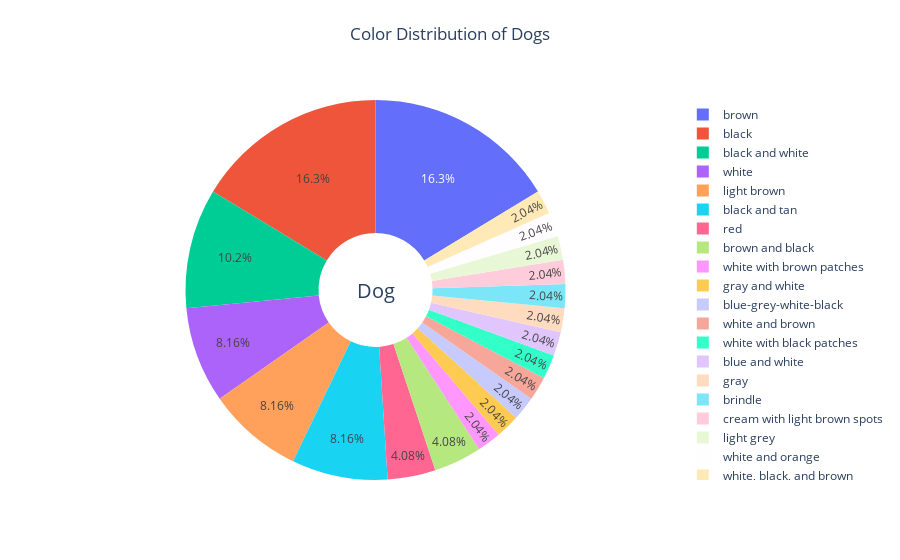
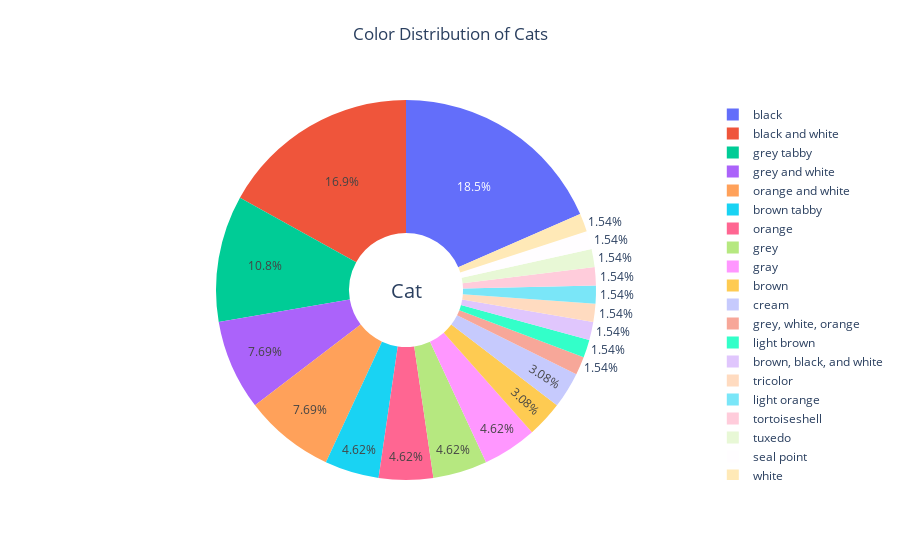
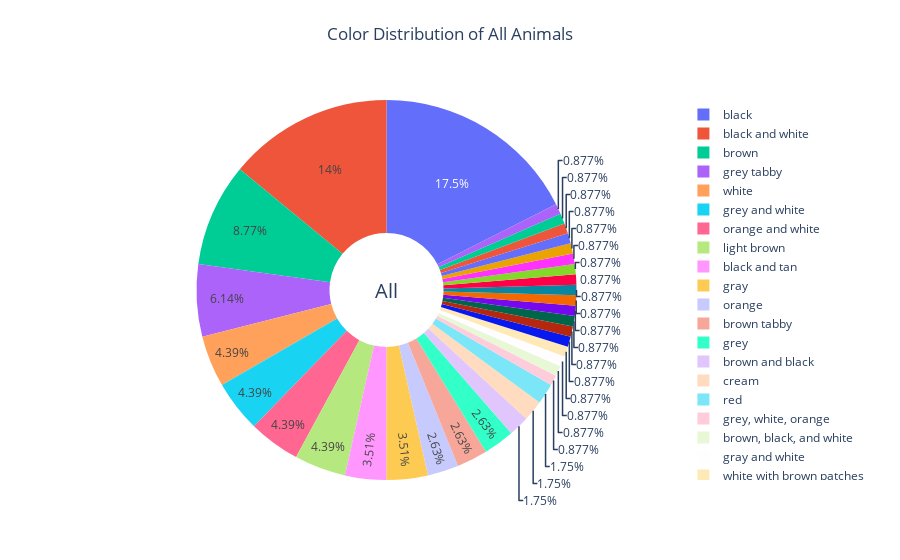

Notebook code cell kept with these figures, in order:
### Markdown cell above
### Pie chart of the color distribution by animal

### Code cell
# map the color from the dict to the color column
exploded_df['color'] = exploded_df['list'].apply(lambda x: x['color'])

# Create a pie chart for each animal type
for animal in exploded_df['animal'].unique():
    # Filter the data for the current animal
    animal_data = exploded_df[exploded_df['animal'] == animal]
    
    # Count the occurrences of each color
    color_counts = animal_data['color'].value_counts()
    
    # Create the pie chart
    fig = go.Figure(data=[go.Pie(
        labels=color_counts.index,
        values=color_counts.values,
        hole=.3
    )])
    
    # Update layout
    fig.update_layout(
        title_text=f"Color Distribution of {animal.capitalize()}s",
        title_x=0.5,
        title_y=0.95,
        annotations=[dict(text=animal.capitalize(), x=0.5, y=0.5, font_size=20, showarrow=False)]
    )
    
    # Show the plot
    fig.show()

# Create a combined pie chart for all animals
color_counts_all = exploded_df['color'].value_counts()

fig = go.Figure(data=[go.Pie(
    labels=color_counts_all.index,
    values=color_counts_all.values,
    hole=.3
)])

fig.update_layout(
    title_text="Color Distribution of All Animals",
    title_x=0.5,
    title_y=0.95,
    annotations=[dict(text='All', x=0.5, y=0.5, font_size=20, showarrow=False)]
)

fig.show()

### Figure 1 — Plotly figure (JSON) as saved in the notebook; plotly's stock layout.template omitted (floating-point values rounded to 4 significant figures)
{"data": [{"hole": 0.3, "labels": ["brown", "black", "black and white", "white", "light brown", "black and tan", "red", "brown and black", "white with brown patches", "gray and white", "blue-grey-white-black", "white and brown", "white with black patches", "blue and white", "gray", "brindle", "cream with light brown spots", "light grey", "white and orange", "white, black, and brown"], "type": "pie", "values": [8, 8, 5, 4, 4, 4, 2, 2, 1, 1, 1, 1, 1, 1, 1, 1, 1, 1, 1, 1]}], "layout": {"annotations": [{"font": {"size": 20}, "showarrow": false, "text": "Dog", "x": 0.5, "y": 0.5}], "title": {"text": "Color Distribution of Dogs", "x": 0.5, "y": 0.95}}}

### Figure 2 — Plotly figure (JSON) as saved in the notebook; plotly's stock layout.template omitted (floating-point values rounded to 4 significant figures)
{"data": [{"hole": 0.3, "labels": ["black", "black and white", "grey tabby", "grey and white", "orange and white", "brown tabby", "orange", "grey", "gray", "brown", "cream", "grey, white, orange", "light brown", "brown, black, and white", "tricolor", "light orange", "tortoiseshell", "tuxedo", "seal point", "white"], "type": "pie", "values": [12, 11, 7, 5, 5, 3, 3, 3, 3, 2, 2, 1, 1, 1, 1, 1, 1, 1, 1, 1]}], "layout": {"annotations": [{"font": {"size": 20}, "showarrow": false, "text": "Cat", "x": 0.5, "y": 0.5}], "title": {"text": "Color Distribution of Cats", "x": 0.5, "y": 0.95}}}

### Figure 3 — Plotly figure (JSON) as saved in the notebook; plotly's stock layout.template omitted (floating-point values rounded to 4 significant figures)
{"data": [{"hole": 0.3, "labels": ["black", "black and white", "brown", "grey tabby", "white", "grey and white", "orange and white", "light brown", "black and tan", "gray", "orange", "brown tabby", "grey", "brown and black", "cream", "red", "grey, white, orange", "brown, black, and white", "gray and white", "white with brown patches", "tricolor", "blue-grey-white-black", "white with black patches", "white and brown", "blue and white", "light orange", "brindle", "cream with light brown spots", "tortoiseshell", "tuxedo", "seal point", "light grey", "white and orange", "white, black, and brown"], "type": "pie", "values": [20, 16, 10, 7, 5, 5, 5, 5, 4, 4, 3, 3, 3, 2, 2, 2, 1, 1, 1, 1, 1, 1, 1, 1, 1, 1, 1, 1, 1, 1, 1, 1, 1, 1]}], "layout": {"annotations": [{"font": {"size": 20}, "showarrow": false, "text": "All", "x": 0.5, "y": 0.5}], "title": {"text": "Color Distribution of All Animals", "x": 0.5, "y": 0.95}}}
